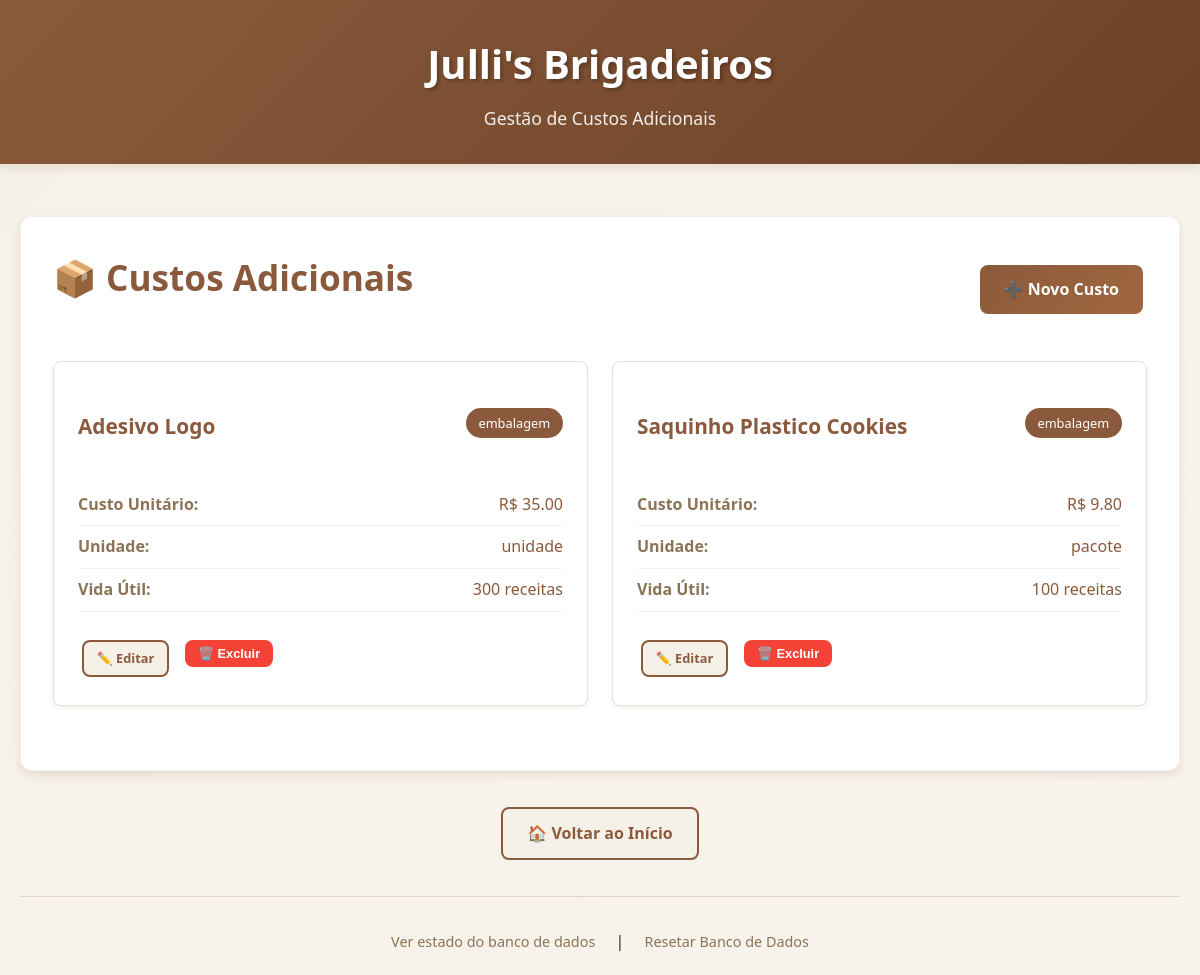
Page /custos_adicionais on the earlier database version.
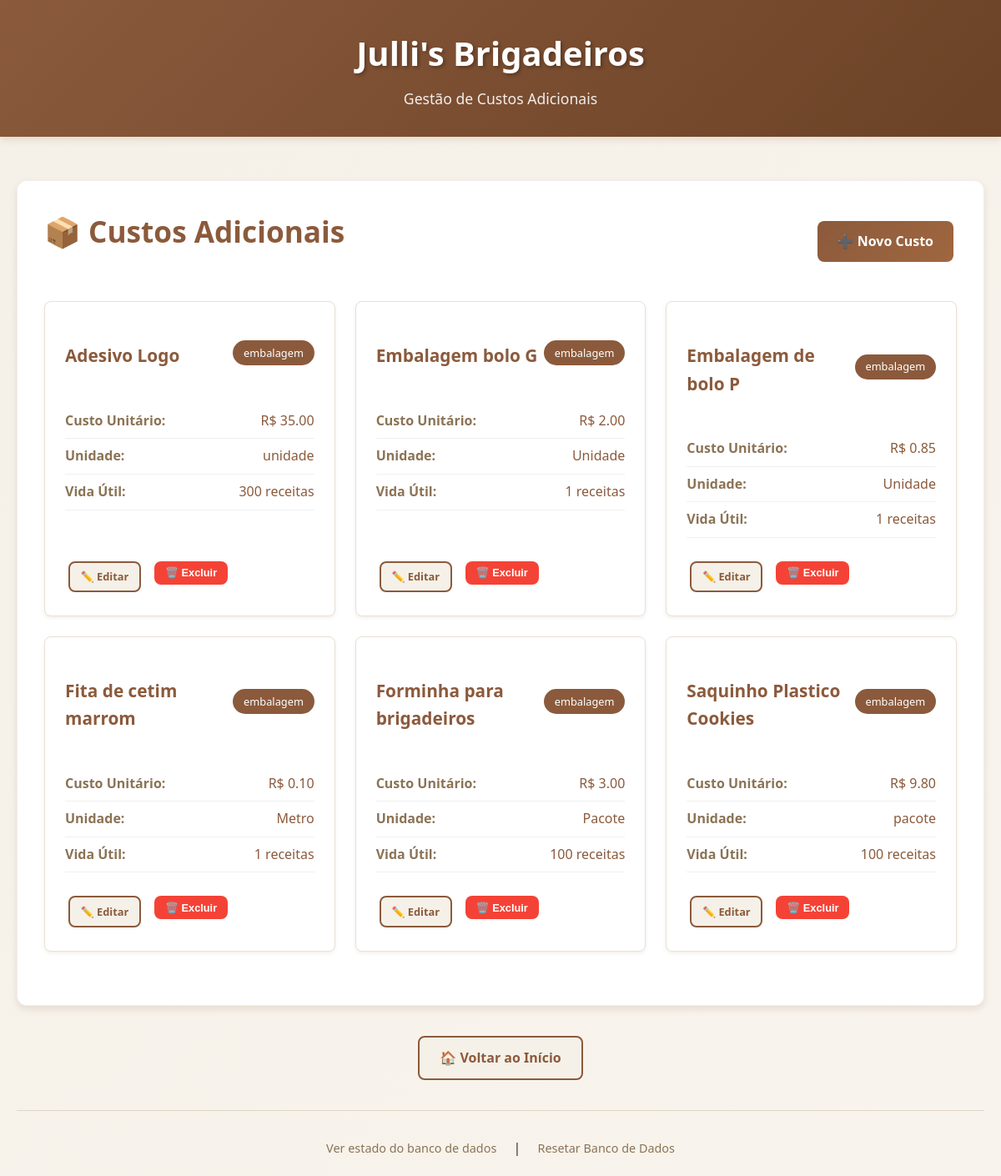
Same page on the later database version.
### tables this page shows
CREATE TABLE custos_adicionais (
            id INTEGER PRIMARY KEY AUTOINCREMENT, nome TEXT UNIQUE NOT NULL, tipo TEXT NOT NULL,
            custo_unitario REAL NOT NULL, unidade_medida TEXT, vida_util INTEGER, descricao TEXT );

### main.py (the view)
@app.route("/custos_adicionais")
def custos_adicionais():
    custos = get_custos_adicionais()
    return render_template("custos_adicionais.html", custos=custos)

### main.py (called while the page is built)
def get_db():
    db = getattr(g, '_database', None)
    if db is None:
        db = g._database = sqlite3.connect(DATABASE)
        db.row_factory = sqlite3.Row
    return db

@app.teardown_appcontext
def close_connection(exception):
    db = getattr(g, '_database', None)
    if db is not None:
        db.close()

def get_custos_adicionais():
    cursor = get_db().cursor()
    cursor.execute('SELECT * FROM custos_adicionais ORDER BY tipo, nome')
    return cursor.fetchall()

@app.context_processor
def utility_processor():
    return dict(
        calcular_custo_total_receita=calcular_custo_total_receita,
        calcular_custo_produto=calcular_custo_produto
    )

### Templates/custos_adicionais.html (shortened to what this page needs)
{% extends "base.html" %}
{% block subtitle %}
    Gestão de Custos Adicionais
{% endblock %}
{% block content %}
<div class="card">
    <div style="display: flex; justify-content: space-between; align-items: center; margin-bottom: 2rem; flex-wrap: wrap; gap: 1rem;">
        <h1>📦 Custos Adicionais</h1>
        <a href="{{ url_for('novo_custo_adicional') }}" class="btn btn-primary">
            ➕ Novo Custo
        </a>
    </div>
    {% if custos %}
        <div class="custos-grid">
            {% for custo in custos %}
                <div class="custo-card">
                    <div class="custo-header">
                        <h3>{{ custo['nome'] }}</h3>
                        <span class="custo-tipo">{{ custo['tipo'] }}</span>
                    </div>
                    <div class="custo-detalhes">
                        <div class="custo-info">
                            <span class="custo-label">Custo Unitário:</span>
                            <span class="custo-valor">R$ {{ "%.2f"|format(custo['custo_unitario']) }}</span>
                        </div>
                        <div class="custo-info">
                            <span class="custo-label">Unidade:</span>
                            <span class="custo-valor">{{ custo['unidade_medida'] or 'N/A' }}</span>
                        </div>
                        <div class="custo-info">
                            <span class="custo-label">Vida Útil:</span>
                            <span class="custo-valor">
                                {% if custo['vida_util'] and custo['vida_util'] > 0 %}
                                    {{ custo['vida_util'] }} receitas
                                {% else %}
                                    Uso único
                                {% endif %}
                            </span>
                        </div>
                    </div>
                    <div class="item-actions">
                        <a href="{{ url_for('editar_custo_adicional', custo_id=custo['id']) }}" class="btn btn-small btn-secondary">
                            ✏️ Editar
                        </a>
                        <form action="{{ url_for('excluir_custo_adicional', custo_id=custo['id']) }}" method="POST" style="display: inline;">
                            <button type="submit" class="btn btn-small btn-danger"
                                    onclick="return confirm('Tem a certeza de que deseja excluir este custo?')">
                                🗑️ Excluir
                            </button>
                        </form>
                    </div>
                </div>
            {% endfor %}
        </div>
    {% endif %}
</div>
<div class="nav-buttons">
    <a href="{{ url_for('index') }}" class="btn btn-secondary">
        🏠 Voltar ao Início
    </a>
</div>
{% endblock %}

### Templates/base.html (shortened to what this page needs)
<!DOCTYPE html>
<html lang="pt-BR">
<head>
    <link rel="stylesheet" href="{{ url_for('static', filename='style.css') }}">
</head>
<body>
    <header>
        <div class="header-content">
            <a href="{{ url_for('index') }}" class="logo-link">
                <div class="logo">Julli's Brigadeiros</div>
            </a>
            <div class="subtitle">{% block subtitle %}Sistema de Precificação de Receitas{% endblock %}</div>
        </div>
    </header>
    <div class="container">
        {% block content %}
        {% endblock %}
        <div class="debug-links">
            <a href="{{ url_for('debug_db') }}">Ver estado do banco de dados</a> |
            <a href="{{ url_for('confirmar_reset')}}">Resetar Banco de Dados</a>
        </div>
    </div>
</body>
</html>

### Static/style.css (style rules this page uses)
:root { --primary-brown: #8B5A3C; --light-cream: #F5F1E8; --dark-brown: #6B4226; --accent-brown: #A0673F; --text-dark: #3D2914; --text-light: #8B7355; --success-green: #4CAF50; --error-red: #F44336; --warning-orange: #FF9800; --shadow-light: 0 2px 4px rgba(139, 90, 60, 0.1); --shadow-medium: 0 4px 8px rgba(139, 90, 60, 0.15); --shadow-heavy: 0 8px 16px rgba(139, 90, 60, 0.2); --border-radius: 8px; --border-radius-large: 12px; }
* { margin: 0; padding: 0; box-sizing: border-box; }
body { font-family: 'Segoe UI', Tahoma, Geneva, Verdana, sans-serif; background: linear-gradient(135deg, var(--light-cream) 0%, #F8F4ED 100%); color: var(--text-dark); line-height: 1.6; min-height: 100vh; }
.container { max-width: 1200px; margin: 0 auto; padding: 20px; }
header { background: linear-gradient(135deg, var(--primary-brown) 0%, var(--dark-brown) 100%); color: white; padding: 2rem 0; margin-bottom: 2rem; box-shadow: var(--shadow-medium); }
.header-content { max-width: 1200px; margin: 0 auto; padding: 0 20px; text-align: center; }
.logo-link { text-decoration: none; color: inherit; }
.logo { font-size: 2.5rem; font-weight: bold; margin-bottom: 0.5rem; text-shadow: 2px 2px 4px rgba(0, 0, 0, 0.3); }
.subtitle { font-size: 1.1rem; opacity: 0.9; font-weight: 300; }
h1 { color: var(--primary-brown); font-size: 2.2rem; margin-bottom: 1.5rem; text-align: center; font-weight: 600; }
h3 { color: var(--primary-brown); font-size: 1.3rem; margin: 1.5rem 0 1rem 0; }
.card { background: white; border-radius: var(--border-radius-large); padding: 2rem; margin-bottom: 2rem; box-shadow: var(--shadow-medium); border: 1px solid rgba(139, 90, 60, 0.1); transition: transform 0.3s ease, box-shadow 0.3s ease; }
.btn { display: inline-block; padding: 0.75rem 1.5rem; border: none; border-radius: var(--border-radius); font-size: 1rem; font-weight: 600; text-decoration: none; cursor: pointer; transition: all 0.3s ease; text-align: center; margin: 0.25rem; }
.btn-primary { background: linear-gradient(135deg, var(--primary-brown) 0%, var(--accent-brown) 100%); color: white; }
.btn-secondary { background: var(--light-cream); color: var(--primary-brown); border: 2px solid var(--primary-brown); }
.btn-danger { background: var(--error-red); color: white; }
.btn-small { padding: 0.4rem 0.8rem; font-size: 0.8rem; }
.item-actions { display: flex; gap: 0.5rem; }
.nav-buttons { display: flex; gap: 1rem; justify-content: center; margin: 2rem 0; flex-wrap: wrap; }
.custos-grid { display: grid; grid-template-columns: repeat(auto-fit, minmax(300px, 1fr)); gap: 1.5rem; margin: 2rem 0; }
.custo-card { background: white; padding: 1.5rem; border-radius: var(--border-radius); border: 1px solid #e8e1d4; box-shadow: var(--shadow-light); display: flex; flex-direction: column; }
.custo-header { display: flex; justify-content: space-between; align-items: center; margin-bottom: 1rem; }
.custo-tipo { background: var(--primary-brown); color: white; padding: 0.3rem 0.8rem; border-radius: 20px; font-size: 0.8rem; font-weight: 500; }
.custo-detalhes { margin: 1rem 0; flex-grow: 1; }
.custo-info { display: flex; justify-content: space-between; margin-bottom: 0.5rem; padding-bottom: 0.5rem; border-bottom: 1px solid #f0f0f0; }
.custo-label { font-weight: 600; color: var(--text-light); }
.custo-valor { color: var(--primary-brown); font-weight: 500; }
.card, .recipe-item { animation: fadeIn 0.5s ease-out forwards; }
.debug-links { text-align: center; margin-top: 2rem; padding-top: 2rem; border-top: 1px solid #E0D5C7; }
.debug-links a { color: var(--text-light); text-decoration: none; margin: 0 1rem; font-size: 0.9rem; }

Differences in the rows shown:
added custos_adicionais: nome "Embalagem bolo G", tipo "embalagem", custo_unitario "2.00", unidade_medida "Unidade", vida_util "1"
added custos_adicionais: nome "Embalagem de bolo P", tipo "embalagem", custo_unitario "0.85", unidade_medida "Unidade", vida_util "1"
added custos_adicionais: nome "Fita de cetim marrom", tipo "embalagem", custo_unitario "0.10", unidade_medida "Metro", vida_util "1"
added custos_adicionais: nome "Forminha para brigadeiros", tipo "embalagem", custo_unitario "3.00", unidade_medida "Pacote", vida_util "100"
